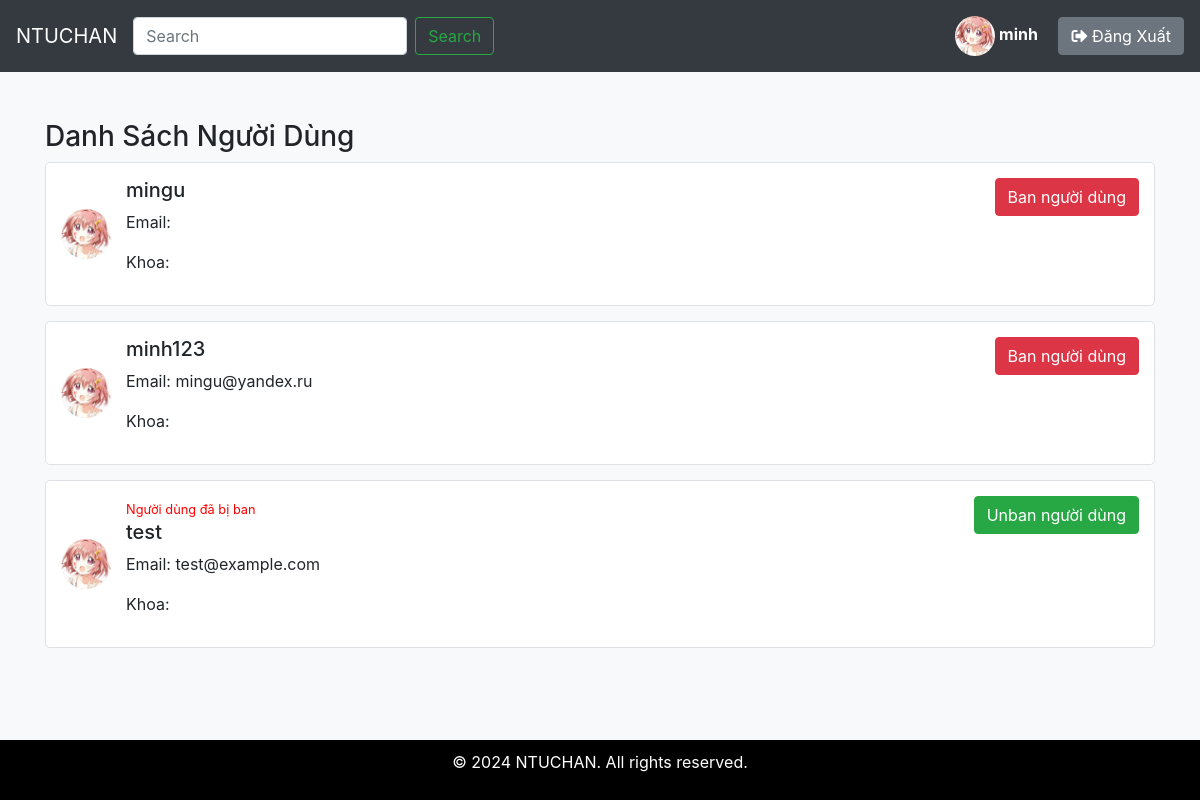
The page /UI/admin/user.php (signed in) on the database its author committed.
### tables this page shows
CREATE TABLE `Users` (
  `user_id` int(11) NOT NULL,
  `username` varchar(50) NOT NULL,
  `role` varchar(10) DEFAULT 'user',
  `password_hash` varchar(64) NOT NULL,
  `email` varchar(100) DEFAULT NULL,
  `major` int(11) DEFAULT NULL,
  `is_banned` tinyint(1) DEFAULT 0,
  `profile_pic` text DEFAULT NULL,
  `created_at` timestamp NOT NULL DEFAULT current_timestamp(),
  `last_logon` timestamp NULL DEFAULT NULL
);

### UI/admin/user.php (the view, shortened to what this page needs)
<!doctype html>
<html lang="en">
<?php
require "../trangchu/config.php";
$query = $conn->prepare("SELECT u.*, m.major_name FROM Users u LEFT JOIN Majors m ON m.major_id = u.major WHERE u.role = 'user'; ");
$query->execute();
$result = $query->get_result();
?>
<head>
    <link rel="stylesheet" href="https://stackpath.bootstrapcdn.com/bootstrap/4.5.2/css/bootstrap.min.css">
    <link rel="stylesheet" href="https://cdnjs.cloudflare.com/ajax/libs/font-awesome/5.15.4/css/all.min.css">
</head>
<body>
    <?php require "../trangchu/header.php" ?>
    <div class="container mt-5 flex-grow-1">
        <h3>Danh Sách Người Dùng</h3>
        <?php while ($row = $result->fetch_assoc()): ?>
            <form action="" method="get">
            <div class="user-item">
                <img src="../images/default.jpg" class="user-avatar" alt="User Avatar">
                <div class="user-info">
                <?php if($row["is_banned"]) echo '<small style="color: red;">Người dùng đã bị ban</small>'; else echo ""; ?>
                    <h5><?php echo $row["username"]; ?></h5>
                    <p>Email: <?php echo $row["email"]; ?></p>
                    <p>Khoa: <?php echo $row["major_name"]; ?></p>
                </div>
                <?php if($row["is_banned"] == 0):?>
                <button type="submit" name="ban_user" value="1" class="btn btn-danger ban-button">Ban người dùng</button>
                <?php else: ?>
                <button type="submit" name="ban_user" value="0" class="btn btn-success ban-button">Unban người dùng</button>
                <?php endif;?>
            </div>
            </form>
        <?php endwhile; ?>
    </div>
    <div class="footer">
        <p>&copy; 2024 NTUCHAN. All rights reserved.</p>
    </div>
</body>
</html>

### UI/admin/user.php (style rules this page uses)
body { background-color: #f8f9fa; display: flex; flex-direction: column; min-height: 100vh; }
.user-item { border: 1px solid #dee2e6; border-radius: 5px; padding: 15px; margin-bottom: 15px; background-color: #ffffff; display: flex; align-items: center; position: relative; }
.user-avatar { width: 50px; height: 50px; border-radius: 50%; margin-right: 15px; }
.user-info { flex-grow: 1; }
.ban-button { position: absolute; right: 15px; top: 15px; }
.footer { background-color: #000; color: white; text-align: center; padding: 10px 0; margin-top: auto; }

### rows shown on the page
users: username "mingu", is_banned "Ban người dùng"
users: username "minh123", email "mingu@yandex.ru", is_banned "Ban người dùng"
users: is_banned "Người dùng đã bị ban", username "test", email "test@example.com"

### other values the page prints
$username "minh"
